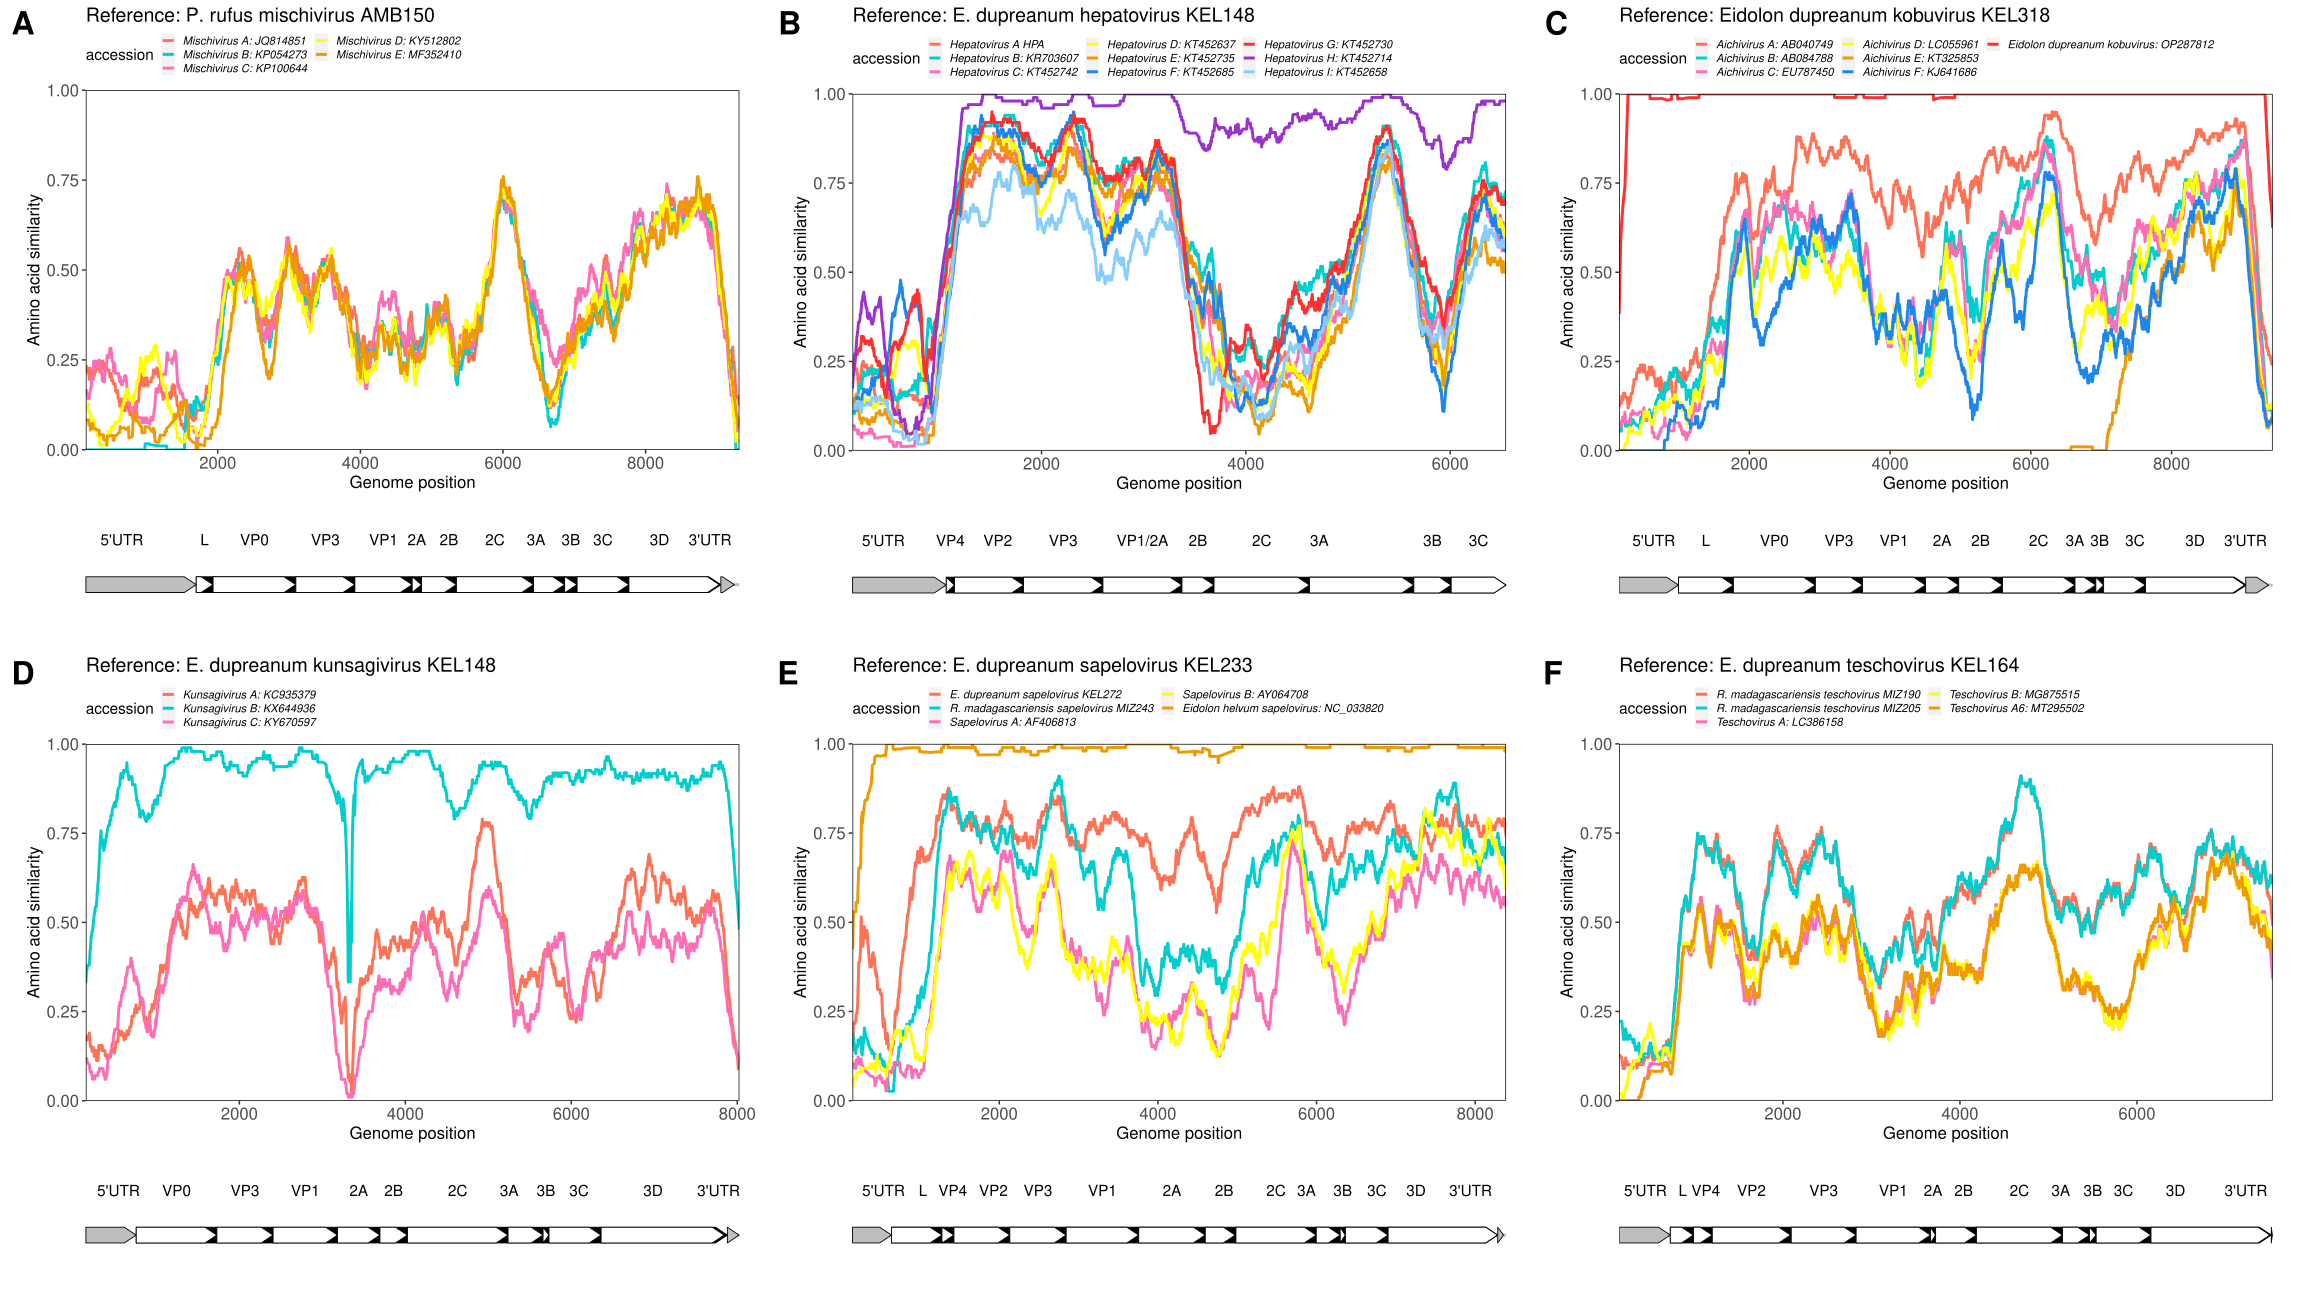

R code for this plot:
rm(list=ls())

library(ggplot2)
library(gggenes)
library(cowplot)
library(gridExtra)
library(grid)
library(plyr)
library(dplyr)
library(reshape2)
library(cowplot)
library(patchwork)
library(ggplotify)


#This is to make a figure of the representative PySimPlots with their matching genome plots

##First make the genome plots
homewd="/Users/gwenddolenkettenburg/Desktop/developer/mada-bat-picornavirus/genome_annotation_and_characterization/"
setwd("~/Desktop/developer/mada-bat-picornavirus/genome_annotation_and_characterization/genus_gene_maps")

#Load the gene data
ictv <- read.csv("ictv_blast_genes.csv", header = T, stringsAsFactors = F)
ictv$gene<-factor(ictv$gene, levels = c("5'UTR", "L","VP4", "VP2", "VP0", "VP3",
                                        "VP1","VP1/2A", "2A", "2B", "2C", "3A", "3B",
                                        "3C", "3D", "Helicase","NS4","Vpg","Pro-Pol", "Polyprotein", "Putative polyprotein", "Putative minor structural protein", "Non-structural polyprotein",
                                        "Hypothetical protein", "Similar to structural polyprotein", "Structural polyprotein",
                                        "Similar to putative polyprotein", "Similar to polyprotein","3'UTR"))
#Load the peptide files
ictv_pep <- read.csv("ictv_blast_peptides.csv", header = T, stringsAsFactors = F)
ictv_pep$gene<-factor(ictv_pep$gene, levels = c("5'UTR", "L","VP4", "VP2", "VP0", "VP3",
                                                "VP1","VP1/2A", "2A", "2B", "2C", "3A", "3B",
                                                "3C", "3D", "Helicase","NS4","Vpg","Pro-Pol", "Polyprotein", "Putative polyprotein", "Putative minor structural protein", "Non-structural polyprotein",
                                                "Hypothetical protein", "Similar to structural polyprotein", "Structural polyprotein",
                                                "Similar to putative polyprotein", "Similar to polyprotein","3'UTR"))
#Load the feature file in case its needed
ictv_feat <- read.csv("ictv_blast_features.csv", header = T, stringsAsFactors = F)
ictv_feat$gene<-factor(ictv_feat$gene, levels = c("5'UTR", "L","VP4", "VP2", "VP0", "VP3",
                                                  "VP1","VP1/2A", "2A", "2B", "2C", "3A", "3B",
                                                  "3C", "3D", "Helicase","NS4","Vpg","Pro-Pol", "Polyprotein", "Putative polyprotein", "Putative minor structural protein", "Non-structural polyprotein",
                                                  "Hypothetical protein", "Similar to structural polyprotein", "Structural polyprotein",
                                                  "Similar to putative polyprotein", "Similar to polyprotein","3'UTR"))

#Pick colors for genes
# colz=c("5'UTR"="gold", "L"="royalblue","VP4"="paleturquoise3", "VP2"="skyblue1", "VP0"="royalblue4", "VP3"="steelblue1",
#        "VP1"="cadetblue1", "VP1/2A"="cadetblue1", "2A"="orange1", "2B"="sienna2", "2C"="darkorange1", "3A"="palevioletred1", "3B"="plum",
#        "3C"="rosybrown1", "3D"="pink2", "Helicase"="darkseagreen1","NS4"="darkolivegreen1","Vpg"="seagreen1","Pro-Pol"="palegreen2",
#        "Polyprotein"="azure3","Putative polyprotein"="mediumorchid1", "Non-structural polyprotein"="mediumorchid4",
#        "Putative minor structural protein" ="slateblue3", "Structural polyprotein"="lightgoldenrod1",
#        "Hypothetical protein"="darkslategrey", "Similar to structural polyprotein"="mediumpurple1", "Similar to putative polyprotein"="mediumpurple3",
#        "Similar to polyprotein"="mediumpurple4","3'UTR"="yellow")

colz=c("5'UTR"="grey", "L"="white","VP4"="white", "VP2"="white", "VP0"="white", "VP3"="white",
       "VP1"="white", "VP1/2A"="white", "2A"="white", "2B"="white", "2C"="white", "3A"="white", "3B"="white",
       "3C"="white", "3D"="white", "Helicase"="white","NS4"="white","Vpg"="white","Pro-Pol"="white",
       "Polyprotein"="black","Putative polyprotein"="black", "Non-structural polyprotein"="black",
       "Putative minor structural protein" ="white", "Structural polyprotein"="black",
       "Hypothetical protein"="white", "Similar to structural polyprotein"="black", "Similar to putative polyprotein"="black",
       "Similar to polyprotein"="black","3'UTR"="grey")


#Plot ICTV and BLAST together plots

#Subset ICTV data by virus
ictv_batpicornavirus<-subset(ictv,molecule=="Bat picornavirus")
ictv_hepatovirus<-subset(ictv,molecule=="Hepatovirus")
ictv_kobuvirus<-subset(ictv,molecule=="Kobuvirus")
ictv_kunsagivirus<-subset(ictv,molecule=="Kunsagivirus")
ictv_mischivirus<-subset(ictv,molecule=="Mischivirus")
ictv_sapovirus<-subset(ictv,molecule=="Sapovirus")
ictv_sapovirus_full<-subset(ictv_sapovirus,type=="full")
ictv_sapovirus_partial<-subset(ictv_sapovirus,type=="partial")
ictv_sapelovirus<-subset(ictv,molecule=="Sapelovirus")
ictv_sapelovirus_full<-subset(ictv_sapelovirus,type=="full")
ictv_sapelovirus_partial<-subset(ictv_sapelovirus,type=="partial")
ictv_teschovirus<-subset(ictv,molecule=="Teschovirus")

ictv_batpicornavirus_pep<-subset(ictv_pep,molecule=="Bat picornavirus")
ictv_hepatovirus_pep<-subset(ictv_pep, molecule=="Hepatovirus")
ictv_kobuvirus_pep<-subset(ictv_pep,molecule=="Kobuvirus")
ictv_kunsagivirus_pep<-subset(ictv_pep,molecule=="Kunsagivirus")
ictv_mischivirus_pep<-subset(ictv_pep,molecule=="Mischivirus")
ictv_sapovirus_pep<-subset(ictv_pep, molecule=="Sapovirus")
ictv_sapovirus_full_pep<-subset(ictv_sapovirus_pep,type=="full")
ictv_sapovirus_partial_pep<-subset(ictv_sapovirus_pep,type=="partial")
ictv_sapelovirus_pep<-subset(ictv_pep,molecule=="Sapelovirus")
ictv_sapelovirus_pep_full<-subset(ictv_sapelovirus_pep,type=="full")
ictv_sapelovirus_pep_partial<-subset(ictv_sapelovirus_pep,type=="partial")
ictv_teschovirus_pep<-subset(ictv_pep,molecule=="Teschovirus")

ictv_batpicornavirus_feat<-subset(ictv_feat,molecule=="Bat picornavirus")
ictv_hepatovirus_feat<-subset(ictv_feat,molecule=="Hepatovirus")
ictv_kobuvirus_feat<-subset(ictv_feat,molecule=="Kobuvirus")
ictv_kunsagivirus_feat<-subset(ictv_feat,molecule=="Kunsagivirus")
ictv_mischivirus_feat<-subset(ictv_feat,molecule=="Mischivirus")
ictv_sapovirus_feat<-subset(ictv_feat,molecule=="Sapovirus")
ictv_sapovirus_full_feat<-subset(ictv_sapovirus_feat,type=="full")
ictv_sapovirus_partial_feat<-subset(ictv_sapovirus_feat,type=="partial")
ictv_sapelovirus_feat<-subset(ictv_feat,molecule=="Sapelovirus")
ictv_sapelovirus_full_feat<-subset(ictv_sapelovirus_feat,type=="full")
ictv_sapelovirus_feat_partial<-subset(ictv_sapelovirus_feat,type=="partial")
ictv_teschovirus_feat<-subset(ictv_feat,molecule=="Teschovirus")


ictv_hepato<-ggplot(ictv_hepatovirus, aes(xmin = start, xmax = end, y = molecule, fill=gene)) +
  geom_gene_arrow(arrowhead_width = grid::unit(3, "mm"),
                  arrowhead_height = grid::unit(4, "mm"),
                  arrow_body_height = grid::unit(4, "mm")) +
  # geom_feature(data=ictv_hepatovirus_feat, aes(x=mid, y=molecule),
  #              feature_height = grid::unit(6,"mm"))+
  # geom_feature_label(data=ictv_hepatovirus_feat, aes(x=mid, y=molecule, label=gene),
  #                    feature_height = grid::unit(6,"mm"),
  #                    label_height = grid::unit(6,"mm"))+
  geom_subgene_arrow(data = ictv_hepatovirus_pep, mapping=aes(xmin = from, xmax = to, y = molecule, fill=gene,
                                                                  xsubmin=from, xsubmax=to), color="black",
                     arrowhead_width = grid::unit(3, "mm"),
                     arrowhead_height = grid::unit(4, "mm"),
                     arrow_body_height = grid::unit(4, "mm"))+
  geom_text(data=ictv_hepatovirus_feat,mapping=aes(x = mid, y = 1.5, label = gene), size=4) +
  scale_fill_manual(values=colz)+
  theme_genes()+
  scale_x_continuous(limits=c(0,6300),expand=c(0,0))+
  theme(legend.position = "none")+
  theme(plot.margin = unit(c(0,0,0,0), "cm"),
        axis.text.y = element_blank(),
        axis.ticks.x=element_blank(),
        axis.text.x = element_blank(),
        axis.title.x = element_blank(),
        axis.line.x = element_blank())+
  xlab("Genome position") + ylab("")
ictv_hepato


ictv_kobu<-ggplot(ictv_kobuvirus, aes(xmin = start, xmax = end, y = molecule, fill=gene)) +
  geom_gene_arrow(arrowhead_width = grid::unit(3, "mm"),
                  arrowhead_height = grid::unit(4, "mm"),
                  arrow_body_height = grid::unit(4, "mm")) +
  # geom_feature(data=ictv_kobuvirus_feat, aes(x=mid, y=molecule),
  #              feature_height = grid::unit(6,"mm"))+
  # geom_feature_label(data=ictv_kobuvirus_feat, aes(x=mid, y=molecule, label=gene),
  #                    feature_height = grid::unit(6,"mm"),
  #                    label_height = grid::unit(6,"mm"))+
  geom_subgene_arrow(data = ictv_kobuvirus_pep, mapping=aes(xmin = from, xmax = to, y = molecule, fill=gene,
                                                            xsubmin=from, xsubmax=to), color="black",
                     arrowhead_width = grid::unit(3, "mm"),
                     arrowhead_height = grid::unit(4, "mm"),
                     arrow_body_height = grid::unit(4, "mm"))+
  geom_text(data=ictv_kobuvirus_feat,mapping=aes(x = mid, y = 1.5, label = gene), size=4) +
  scale_fill_manual(values=colz)+
  theme_genes()+
  scale_x_continuous(limits=c(0,9377),expand=c(0,0))+
  theme(legend.position = "none")+
  theme(plot.margin = unit(c(0,0,0,0), "cm"),
        axis.text.y = element_blank(),
        axis.ticks.x=element_blank(),
        axis.text.x = element_blank(),
        axis.title.x = element_blank(),
        axis.line.x = element_blank())+
  xlab("Genome position") + ylab("")
ictv_kobu


ictv_kun<-ggplot(ictv_kunsagivirus, aes(xmin = start, xmax = end, y = molecule, fill=gene)) +
  geom_gene_arrow(arrowhead_width = grid::unit(3, "mm"),
                  arrowhead_height = grid::unit(4, "mm"),
                  arrow_body_height = grid::unit(4, "mm")) +
  # geom_feature(data=ictv_kunsagivirus_feat, aes(x=mid, y=molecule),
  #              feature_height = grid::unit(6,"mm"))+
  # geom_feature_label(data=ictv_kunsagivirus_feat, aes(x=mid, y=molecule, label=gene),
  #                    feature_height = grid::unit(6,"mm"),
  #                    label_height = grid::unit(6,"mm"))+
  geom_subgene_arrow(data = ictv_kunsagivirus_pep, mapping=aes(xmin = from, xmax = to, y = molecule, fill=gene,
                                                              xsubmin=from, xsubmax=to), color="black",
                     arrowhead_width = grid::unit(3, "mm"),
                     arrowhead_height = grid::unit(4, "mm"),
                     arrow_body_height = grid::unit(4, "mm"))+
  geom_text(data=ictv_kunsagivirus_feat,mapping=aes(x = mid, y = 1.5, label = gene), size=4) +
  scale_fill_manual(values=colz)+
  theme_genes()+
  scale_x_continuous(limits=c(0,7950),expand=c(0,0))+
  theme(legend.position = "none")+
  theme(plot.margin = unit(c(0,0,0,0), "cm"),
        axis.text.y = element_blank(),
        axis.ticks.x=element_blank(),
        axis.text.x = element_blank(),
        axis.title.x = element_blank(),
        axis.line.x = element_blank())+
  xlab("Genome position") + ylab("")
ictv_kun


ictv_mischi<-ggplot(ictv_mischivirus, aes(xmin = start, xmax = end, y = molecule, fill=gene)) +
  geom_gene_arrow(arrowhead_width = grid::unit(3, "mm"),
                  arrowhead_height = grid::unit(4, "mm"),
                  arrow_body_height = grid::unit(4, "mm")) +
  # geom_feature(data=ictv_mischivirus_feat, aes(x=mid, y=molecule),
  #              feature_height = grid::unit(6,"mm"))+
  # geom_feature_label(data=ictv_mischivirus_feat, aes(x=mid, y=molecule, label=gene),
  #                    feature_height = grid::unit(6,"mm"),
  #                    label_height = grid::unit(6,"mm"))+
  geom_subgene_arrow(data = ictv_mischivirus_pep, mapping=aes(xmin = from, xmax = to, y = molecule, fill=gene,
                                                              xsubmin=from, xsubmax=to), color="black",
                     arrowhead_width = grid::unit(3, "mm"),
                     arrowhead_height = grid::unit(4, "mm"),
                     arrow_body_height = grid::unit(4, "mm"))+
  geom_text(data=ictv_mischivirus_feat,mapping=aes(x = mid, y = 1.5, label = gene), size=4) +
  scale_fill_manual(values=colz)+
  theme_genes()+
  scale_x_continuous(limits=c(0,9000),expand=c(0,0))+
  theme(legend.position = "none")+
  theme(plot.margin = unit(c(0,0,0,0), "cm"),
        axis.text.y = element_blank(),
        axis.ticks.x=element_blank(),
        axis.text.x = element_blank(),
        axis.title.x = element_blank(),
        axis.line.x = element_blank())+
  xlab("Genome position") + ylab("")
ictv_mischi


ictv_sapelo_full<-ggplot(ictv_sapelovirus_full, aes(xmin = start, xmax = end, y = molecule, fill=gene)) +
  geom_gene_arrow(arrowhead_width = grid::unit(3, "mm"),
                  arrowhead_height = grid::unit(4, "mm"),
                  arrow_body_height = grid::unit(4, "mm")) +
  # geom_feature(data=ictv_sapelovirus_feat, aes(x=mid, y=molecule),
  #              feature_height = grid::unit(6,"mm"))+
  # geom_feature_label(data=ictv_sapelovirus_feat, aes(x=mid, y=molecule, label=gene),
  #                    feature_height = grid::unit(6,"mm"),
  #                    label_height = grid::unit(6,"mm"))+
  geom_subgene_arrow(data = ictv_sapelovirus_pep_full, mapping=aes(xmin = from, xmax = to, y = molecule, fill=gene,
                                                                   xsubmin=from, xsubmax=to), color="black",
                     arrowhead_width = grid::unit(3, "mm"),
                     arrowhead_height = grid::unit(4, "mm"),
                     arrow_body_height = grid::unit(4, "mm"))+
  geom_text(data=ictv_sapelovirus_full_feat,mapping=aes(x = mid, y = 1.5, label = gene), size=4) +
  scale_fill_manual(values=colz)+
  theme_genes()+
  scale_x_continuous(limits=c(0,8350),expand=c(0,0))+
  theme(legend.position = "none")+
  theme(plot.margin = unit(c(0,0,0,0), "cm"),
        axis.text.y = element_blank(),
        axis.ticks.x=element_blank(),
        axis.text.x = element_blank(),
        axis.title.x = element_blank(),
        axis.line.x = element_blank())+
  xlab("Genome position") + ylab("")
ictv_sapelo_full


ictv_tescho<-ggplot(ictv_teschovirus, aes(xmin = start, xmax = end, y = molecule, fill=gene)) +
  geom_gene_arrow(arrowhead_width = grid::unit(3, "mm"),
                  arrowhead_height = grid::unit(4, "mm"),
                  arrow_body_height = grid::unit(4, "mm")) +
  # geom_feature(data=ictv_teschovirus_feat, aes(x=mid, y=molecule),
  #              feature_height = grid::unit(6,"mm"))+
  # geom_feature_label(data=ictv_teschovirus_feat, aes(x=mid, y=molecule, label=gene),
  #                    feature_height = grid::unit(6,"mm"),
  #                    label_height = grid::unit(6,"mm"))+
  geom_subgene_arrow(data = ictv_teschovirus_pep, mapping=aes(xmin = from, xmax = to, y = molecule, fill=gene,
                                                              xsubmin=from, xsubmax=to), color="black",
                     arrowhead_width = grid::unit(3, "mm"),
                     arrowhead_height = grid::unit(4, "mm"),
                     arrow_body_height = grid::unit(4, "mm"))+
  geom_text(data=ictv_teschovirus_feat,mapping=aes(x = mid, y = 1.5, label = gene), size=4) +
  scale_fill_manual(values=colz)+
  theme_genes()+
  scale_x_continuous(limits=c(0,7400),expand=c(0,0))+
  theme(legend.position = "none")+
  theme(plot.margin = unit(c(0,0,0,0), "cm"),
        axis.text.y = element_blank(),
        axis.ticks.x=element_blank(),
        axis.text.x = element_blank(),
        axis.title.x = element_blank(),
        axis.line.x = element_blank())+
  xlab("Genome position") + ylab("")
ictv_tescho





##Now get the plots for the PySimPlot, just the ICTV_BLAST ones, there will be a separate PDF file with the table of African bat picorna similarities
setwd("~/Desktop/developer/mada-bat-picornavirus/PySimPlot/ICTV_BLAST_pysimplot")

colzpalette<-c("coral1","cyan3","hotpink1","yellow","orange2","dodgerblue2","firebrick1","darkorchid3","skyblue1")


#Hepatovirus
hepato_ictv_aa_partial <- read.csv(file = "hepato_ictv_aa_partial_alignment.csv", header = T, stringsAsFactors = F) #animo acid
head(hepato_ictv_aa_partial)

#move to long
long.sim_aa <- melt(hepato_ictv_aa_partial, id.vars = c("pointer"), measure.vars = c("HPA","KR703607","KT452637","KT452658",
                                                                                     "KT452685","KT452714","KT452730", "KT452735",
                                                                                     "KT452742"))
unique(long.sim_aa$variable)

long.sim_aa$variable <- as.character(long.sim_aa$variable)

names(long.sim_aa)[names(long.sim_aa)=="variable"] <- "accession"

long.sim_aa$accession[long.sim_aa$accession == "HPA"] <- "Hepatovirus A HPA"
long.sim_aa$accession[long.sim_aa$accession == "KR703607"] <- "Hepatovirus B: KR703607"
long.sim_aa$accession[long.sim_aa$accession == "KT452637"] <- "Hepatovirus D: KT452637"
long.sim_aa$accession[long.sim_aa$accession == "KT452658"] <- "Hepatovirus I: KT452658"
long.sim_aa$accession[long.sim_aa$accession == "KT452685"] <- "Hepatovirus F: KT452685"
long.sim_aa$accession[long.sim_aa$accession == "KT452714"] <- "Hepatovirus H: KT452714"
long.sim_aa$accession[long.sim_aa$accession == "KT452730"] <- "Hepatovirus G: KT452730"
long.sim_aa$accession[long.sim_aa$accession == "KT452735"] <- "Hepatovirus E: KT452735"
long.sim_aa$accession[long.sim_aa$accession == "KT452742"] <- "Hepatovirus C: KT452742"


long.sim_aa$accession <- factor(long.sim_aa$accession, levels = c("Hepatovirus A HPA", "Hepatovirus B: KR703607",
                                                                  "Hepatovirus C: KT452742","Hepatovirus D: KT452637",
                                                                  "Hepatovirus E: KT452735","Hepatovirus F: KT452685",
                                                                  "Hepatovirus G: KT452730", "Hepatovirus H: KT452714",
                                                                  "Hepatovirus I: KT452658"))
long.sim_aa$value[long.sim_aa$value<0] <- 0
long.sim_aa$value <- long.sim_aa$value/100

## Amino acid
title<-expression(paste("Reference: E. dupreanum hepatovirus KEL148"))

hepatovirus_ictv_aa <- ggplot(long.sim_aa) + geom_line(aes(x=pointer, y=value, color=accession), size=1) +
  theme(panel.background = element_rect("white"),
        panel.border = element_rect(linetype = "solid", fill=NA)) + ylab("Amino acid similarity")+xlab("Genome position")+
  theme(panel.grid = element_blank(), strip.text = element_text(face="italic", size=12),
        strip.background = element_rect(fill="white"), 
        legend.position="top", legend.direction = "horizontal",legend.margin=margin(),
        legend.justification = "left",
        legend.text = element_text(face="italic", size = 8),
        #legend.title = element_text(face="italic", size = 8),
        legend.key.height= unit(3.5, 'mm'),
        legend.key.width= unit(3.5, 'mm'),
        legend.background =element_rect(fill = alpha("white", 0)),
        axis.text = element_text(size=12), axis.title = element_text(size=12),
        plot.margin = unit(c(0,0.5,1,0.5), "cm"),
        plot.title = element_text(size = 14, face = "bold")) +
  guides(colour = guide_legend(nrow = 3))+
  scale_color_manual(values=colzpalette) + 
  #scale_fill_distiller()+
  ggtitle(title)+
  scale_x_continuous(breaks=c(0,2000/3.055,4000/3.055,6000/3.055),
                     labels = c(0,2000, 4000,6000),expand=c(0,0))+
  #scale_x_continuous(expand=c(0,0))+
  scale_y_continuous(limits=c(0,1), expand=c(0,0))

hepatovirus_ictv_aa


#put gene map with PySimPlot
hep_ictv_aa<-hepatovirus_ictv_aa/ictv_hepato+plot_layout(nrow=2,  heights = c(1, 0.3))
hep_ictv_aa

hep_ictv_aa<-as.ggplot(hep_ictv_aa)
hep_ictv_aa



#kobuvirus
kobuvirus_aa_ictv <- read.csv(file = "kobu_ictv_aa_full_alignment.csv", header = T, stringsAsFactors = F) #Amino acid
head(kobuvirus_aa_ictv)

#move to long
long.sim_aa <- melt(kobuvirus_aa_ictv, id.vars = c("pointer"), measure.vars = c("AB040749","AB084788",
                                                                                "EU787450","KJ641686",
                                                                                "KT325853","LC055961",
                                                                                "OP287812"))
unique(long.sim_aa$variable)

long.sim_aa$variable <- as.character(long.sim_aa$variable)

names(long.sim_aa)[names(long.sim_aa)=="variable"] <- "accession"

long.sim_aa$accession[long.sim_aa$accession == "AB040749"] <- "Aichivirus A: AB040749"
long.sim_aa$accession[long.sim_aa$accession == "AB084788"] <- "Aichivirus B: AB084788"
long.sim_aa$accession[long.sim_aa$accession == "EU787450"] <- "Aichivirus C: EU787450"
long.sim_aa$accession[long.sim_aa$accession == "KJ641686"] <- "Aichivirus F: KJ641686"
long.sim_aa$accession[long.sim_aa$accession == "KT325853"] <- "Aichivirus E: KT325853"
long.sim_aa$accession[long.sim_aa$accession == "LC055961"] <- "Aichivirus D: LC055961"
long.sim_aa$accession[long.sim_aa$accession == "OP287812"] <- "Eidolon dupreanum kobuvirus: OP287812"

long.sim_aa$accession <- factor(long.sim_aa$accession, levels = c("Aichivirus A: AB040749", "Aichivirus B: AB084788",
                                                                  "Aichivirus C: EU787450","Aichivirus D: LC055961",
                                                                  "Aichivirus E: KT325853","Aichivirus F: KJ641686",
                                                                  "Eidolon dupreanum kobuvirus: OP287812"))
#and plot
long.sim_aa$value[long.sim_aa$value<0] <- 0
long.sim_aa$value <- long.sim_aa$value/100

## Amino acid
title<-expression(paste("Reference: Eidolon dupreanum kobuvirus KEL318"))

kobuvirus_ictv_aa <- ggplot(long.sim_aa) + geom_line(aes(x=pointer, y=value, color=accession), size=1) +
  theme(panel.background = element_rect("white"),
        panel.border = element_rect(linetype = "solid", fill=NA)) + ylab("Amino acid similarity")+xlab("Genome position")+
  theme(panel.grid = element_blank(), strip.text = element_text(face="italic", size=12),
        strip.background = element_rect(fill="white"), 
        legend.position="top", legend.direction = "horizontal",legend.margin=margin(),
        legend.justification = "left",
        legend.text = element_text(face="italic", size = 8),
        # legend.title = element_text(face="italic", size = 8),
        legend.key.height= unit(3.5, 'mm'),
        legend.key.width= unit(3.5, 'mm'),
        legend.background =element_rect(fill = alpha("white", 0)),
        axis.text = element_text(size=12), axis.title = element_text(size=12),
        plot.margin = unit(c(0,0.5,1,0.5), "cm"),
        plot.title = element_text(size = 14, face = "bold")) +
  guides(colour = guide_legend(nrow = 3))+
  scale_color_manual(values=colzpalette) + 
  #scale_fill_distiller()+
  ggtitle(title)+
  scale_x_continuous(breaks=c(0,2000/3.055,4000/3.055,6000/3.055,8000/3.055),
                     labels = c(0,2000, 4000,6000,8000),expand=c(0,0))+
  #scale_x_continuous(expand=c(0,0))+
  scale_y_continuous(limits=c(0,1), expand=c(0,0))

kobuvirus_ictv_aa

#put gene map with PySimPlot
kobu_ictv_aa<-kobuvirus_ictv_aa/ictv_kobu+plot_layout(nrow=2,  heights = c(1, 0.3))
kobu_ictv_aa

kobu_ictv_aa<-as.ggplot(kobu_ictv_aa)
kobu_ictv_aa


#kunsagivirus
kunsagivirus_aa_ictv <- read.csv(file = "kun_ictv_aa_full_alignment.csv", header = T, stringsAsFactors = F) #Amino acid
head(kunsagivirus_aa_ictv)

#move to long
long.sim_aa <- melt(kunsagivirus_aa_ictv, id.vars = c("pointer"), measure.vars = c("KC935379","KX644936",
                                                                                   "KY670597"))
unique(long.sim_aa$variable)

long.sim_aa$variable <- as.character(long.sim_aa$variable)

names(long.sim_aa)[names(long.sim_aa)=="variable"] <- "accession"

long.sim_aa$accession[long.sim_aa$accession == "KC935379"] <- "Kunsagivirus A: KC935379"
long.sim_aa$accession[long.sim_aa$accession == "KX644936"] <- "Kunsagivirus B: KX644936"
long.sim_aa$accession[long.sim_aa$accession == "KY670597"] <- "Kunsagivirus C: KY670597"

long.sim_aa$accession <- factor(long.sim_aa$accession, levels = c("Kunsagivirus A: KC935379", "Kunsagivirus B: KX644936",
                                                                  "Kunsagivirus C: KY670597"))
#and plot
long.sim_aa$value[long.sim_aa$value<0] <- 0
long.sim_aa$value <- long.sim_aa$value/100

## Amino acid
title<-expression(paste("Reference: E. dupreanum kunsagivirus KEL148"))

kunsagivirus_ictv_aa <- ggplot(long.sim_aa) + geom_line(aes(x=pointer, y=value, color=accession), size=1) +
  theme(panel.background = element_rect("white"),
        panel.border = element_rect(linetype = "solid", fill=NA)) + ylab("Amino acid similarity")+xlab("Genome position")+
  theme(panel.grid = element_blank(), strip.text = element_text(face="italic", size=12),
        strip.background = element_rect(fill="white"), 
        legend.position="top", legend.direction = "horizontal",legend.margin=margin(),
        legend.justification = "left",
        legend.text = element_text(face="italic", size = 8),
        # legend.title = element_text(face="italic", size = 8),
        legend.key.height= unit(3.5, 'mm'),
        legend.key.width= unit(3.5, 'mm'),
        legend.background =element_rect(fill = alpha("white", 0)),
        axis.text = element_text(size=12), axis.title = element_text(size=12),
        plot.margin = unit(c(0,0.5,1,0.5), "cm"),
        plot.title = element_text(size = 14, face = "bold")) +
  guides(colour = guide_legend(nrow = 3))+
  scale_color_manual(values=colzpalette) + 
  #scale_fill_distiller()+
  ggtitle(title)+
  scale_x_continuous(breaks=c(0,2000/3.055,4000/3.055,6000/3.055,8000/3.055),
                     labels = c(0,2000, 4000,6000,8000),expand=c(0,0))+
  #scale_x_continuous(expand=c(0,0))+
  scale_y_continuous(limits=c(0,1), expand=c(0,0))

kunsagivirus_ictv_aa

#put gene map with PySimPlot
kun_ictv_aa<-kunsagivirus_ictv_aa/ictv_kun+plot_layout(nrow=2,  heights = c(1, 0.3))
kun_ictv_aa

kun_ictv_aa<-as.ggplot(kun_ictv_aa)
kun_ictv_aa


#Mischivirus
mischivirus_aa_ictv <- read.csv(file = "mischi_ictv_aa_full_alignment.csv", header = T, stringsAsFactors = F) #Amino acid
head(mischivirus_aa_ictv)

#move to long
long.sim_aa <- melt(mischivirus_aa_ictv, id.vars = c("pointer"), measure.vars = c("JQ814851","KP054273",
                                                                                  "KP100644","KY512802",
                                                                                  "MF352410"))
unique(long.sim_aa$variable)

long.sim_aa$variable <- as.character(long.sim_aa$variable)

names(long.sim_aa)[names(long.sim_aa)=="variable"] <- "accession"

long.sim_aa$accession[long.sim_aa$accession == "JQ814851"] <- "Mischivirus A: JQ814851"
long.sim_aa$accession[long.sim_aa$accession == "KP054273"] <- "Mischivirus B: KP054273"
long.sim_aa$accession[long.sim_aa$accession == "KP100644"] <- "Mischivirus C: KP100644"
long.sim_aa$accession[long.sim_aa$accession == "KY512802"] <- "Mischivirus D: KY512802"
long.sim_aa$accession[long.sim_aa$accession == "MF352410"] <- "Mischivirus E: MF352410"

long.sim_aa$accession <- factor(long.sim_aa$accession, levels = c("Mischivirus A: JQ814851", "Mischivirus B: KP054273",
                                                                  "Mischivirus C: KP100644", "Mischivirus D: KY512802",
                                                                  "Mischivirus E: MF352410"))
#and plot
long.sim_aa$value[long.sim_aa$value<0] <- 0
long.sim_aa$value <- long.sim_aa$value/100

## Amino acid
title<-expression(paste("Reference: P. rufus mischivirus AMB150"))

mischivirus_ictv_aa <- ggplot(long.sim_aa) + geom_line(aes(x=pointer, y=value, color=accession), size=1) +
  theme(panel.background = element_rect("white"),
        panel.border = element_rect(linetype = "solid", fill=NA)) + ylab("Amino acid similarity")+xlab("Genome position")+
  theme(panel.grid = element_blank(), strip.text = element_text(face="italic", size=12),
        strip.background = element_rect(fill="white"), 
        legend.position="top", legend.direction = "horizontal",legend.margin=margin(),
        legend.justification = "left",
        legend.text = element_text(face="italic", size = 8),
        #legend.title = element_text(face="italic", size = 8),
        legend.key.height= unit(3.5, 'mm'),
        legend.key.width= unit(3.5, 'mm'),
        legend.background =element_rect(fill = alpha("white", 0)),
        axis.text = element_text(size=12), axis.title = element_text(size=12),
        plot.margin = unit(c(0,0.5,1,0.5), "cm"),
        plot.title = element_text(size = 14, face = "bold")) +
  guides(colour = guide_legend(nrow = 3))+
  scale_color_manual(values=colzpalette) + 
  #scale_fill_distiller()+
  ggtitle(title)+
  scale_x_continuous(breaks=c(0,2000/3.055,4000/3.055,6000/3.055,8000/3.055),
                     labels = c(0,2000, 4000,6000,8000),expand=c(0,0))+
  #scale_x_continuous(expand=c(0,0))+
  scale_y_continuous(limits=c(0,1), expand=c(0,0))

mischivirus_ictv_aa

#put gene map with PySimPlot
mischi_ictv_aa<-mischivirus_ictv_aa/ictv_mischi+plot_layout(nrow=2,  heights = c(1, 0.3))
mischi_ictv_aa

mischi_ictv_aa<-as.ggplot(mischi_ictv_aa)
mischi_ictv_aa



#Sapelovirus full
sapelovirus_full_aa_ictv <- read.csv(file = "sapelo_ictv_aa_full_alignment.csv", header = T, stringsAsFactors = F) #Amino acid
head(sapelovirus_full_aa_ictv)

#move to long
long.sim_aa <- melt(sapelovirus_full_aa_ictv, id.vars = c("pointer"), measure.vars = c("OQ818321","OQ818329","AF406813","AY064708",
                                                                                       "NC_033820"))

unique(long.sim_aa$variable)

long.sim_aa$variable <- as.character(long.sim_aa$variable)

names(long.sim_aa)[names(long.sim_aa)=="variable"] <- "accession"

long.sim_aa$accession[long.sim_aa$accession == "OQ818321"] <- "E. dupreanum sapelovirus KEL272"
long.sim_aa$accession[long.sim_aa$accession == "OQ818329"] <- "R. madagascariensis sapelovirus MIZ243"
long.sim_aa$accession[long.sim_aa$accession == "AF406813"] <- "Sapelovirus A: AF406813"
long.sim_aa$accession[long.sim_aa$accession == "AY064708"] <- "Sapelovirus B: AY064708"
long.sim_aa$accession[long.sim_aa$accession == "NC_033820"] <- "Eidolon helvum sapelovirus: NC_033820"

long.sim_aa$accession <- factor(long.sim_aa$accession, levels = c("E. dupreanum sapelovirus KEL272",
                                                                  "R. madagascariensis sapelovirus MIZ243",
                                                                  "Sapelovirus A: AF406813","Sapelovirus B: AY064708",
                                                                  "Eidolon helvum sapelovirus: NC_033820"))
#and plot
long.sim_aa$value[long.sim_aa$value<0] <- 0
long.sim_aa$value <- long.sim_aa$value/100

## Amino acid
title<-expression(paste("Reference: E. dupreanum sapelovirus KEL233"))

sapelovirus_full_ictv_aa <- ggplot(long.sim_aa) + geom_line(aes(x=pointer, y=value, color=accession), size=1) +
  theme(panel.background = element_rect("white"),
        panel.border = element_rect(linetype = "solid", fill=NA)) + ylab("Amino acid similarity")+xlab("Genome position")+
  theme(panel.grid = element_blank(), strip.text = element_text(face="italic", size=12),
        strip.background = element_rect(fill="white"), 
        legend.position="top", legend.direction = "horizontal",legend.margin=margin(),
        legend.justification = "left",
        legend.text = element_text(face="italic", size = 8),
        #legend.title = element_text(face="italic", size = 8),
        legend.key.height= unit(3.5, 'mm'),
        legend.key.width= unit(3.5, 'mm'),
        legend.background =element_rect(fill = alpha("white", 0)),
        axis.text = element_text(size=12), axis.title = element_text(size=12),
        plot.margin = unit(c(0,0.5,1,0.5), "cm"),
        plot.title = element_text(size = 14, face = "bold")) +
  guides(colour = guide_legend(nrow = 3))+
  scale_color_manual(values=colzpalette) + 
  #scale_fill_distiller()+
  ggtitle(title)+
  scale_x_continuous(breaks=c(0,2000/3.055,4000/3.055,6000/3.055,8000/3.055),
                     labels = c(0,2000, 4000,6000,8000),expand=c(0,0))+
  #scale_x_continuous(expand=c(0,0))+
  scale_y_continuous(limits=c(0,1), expand=c(0,0))

sapelovirus_full_ictv_aa

#put gene map with PySimPlot
sapelo_full_ictv_aa<-sapelovirus_full_ictv_aa/ictv_sapelo_full+plot_layout(nrow=2,  heights = c(1, 0.3))
sapelo_full_ictv_aa

sapelo_full_ictv_aa<-as.ggplot(sapelo_full_ictv_aa)
sapelo_full_ictv_aa


#Teschovirus
teschovirus_aa_ictv <- read.csv(file = "tescho_ictv_aa_full_alignment.csv", header = T, stringsAsFactors = F) #Amino acid
head(teschovirus_aa_ictv)

#move to long
long.sim_aa <- melt(teschovirus_aa_ictv, id.vars = c("pointer"), measure.vars = c("OQ818323","OQ818324","LC386158","MG875515","MT295502"))

unique(long.sim_aa$variable)

long.sim_aa$variable <- as.character(long.sim_aa$variable)

names(long.sim_aa)[names(long.sim_aa)=="variable"] <- "accession"

long.sim_aa$accession[long.sim_aa$accession == "OQ818323"] <- "R. madagascariensis teschovirus MIZ190"
long.sim_aa$accession[long.sim_aa$accession == "OQ818324"] <- "R. madagascariensis teschovirus MIZ205"
long.sim_aa$accession[long.sim_aa$accession == "LC386158"] <- "Teschovirus A: LC386158"
long.sim_aa$accession[long.sim_aa$accession == "MG875515"] <- "Teschovirus B: MG875515"
long.sim_aa$accession[long.sim_aa$accession == "MT295502"] <- "Teschovirus A6: MT295502"

long.sim_aa$accession <- factor(long.sim_aa$accession, levels = c("R. madagascariensis teschovirus MIZ190",
                                                                  "R. madagascariensis teschovirus MIZ205",
                                                                  "Teschovirus A: LC386158",
                                                                  "Teschovirus B: MG875515",
                                                                  "Teschovirus A6: MT295502"))
#and plot
long.sim_aa$value[long.sim_aa$value<0] <- 0
long.sim_aa$value <- long.sim_aa$value/100

## Amino acid
title<-expression(paste("Reference: E. dupreanum teschovirus KEL164"))

teschovirus_ictv_aa <- ggplot(long.sim_aa) + geom_line(aes(x=pointer, y=value, color=accession), size=1) +
  theme(panel.background = element_rect("white"),
        panel.border = element_rect(linetype = "solid", fill=NA)) + ylab("Amino acid similarity")+xlab("Genome position")+
  theme(panel.grid = element_blank(), strip.text = element_text(face="italic", size=12),
        strip.background = element_rect(fill="white"), 
        legend.position="top", legend.direction = "horizontal",legend.margin=margin(),
        legend.justification = "left",
        legend.text = element_text(face="italic", size = 8),
        #legend.title = element_text(face="italic", size = 8),
        legend.key.height= unit(3.5, 'mm'),
        legend.key.width= unit(3.5, 'mm'),
        legend.background =element_rect(fill = alpha("white", 0)),
        axis.text = element_text(size=12), axis.title = element_text(size=12),
        plot.margin = unit(c(0,0.5,1,0.5), "cm"),
        plot.title = element_text(size = 14, face = "bold")) +
  guides(colour = guide_legend(nrow = 3))+
  scale_color_manual(values=colzpalette) + 
  #scale_fill_distiller()+
  ggtitle(title)+
  scale_x_continuous(breaks=c(0,2000/3.055,4000/3.055,6000/3.055,8000/3.055),
                     labels = c(0,2000, 4000,6000,8000),expand=c(0,0))+
  #scale_x_continuous(expand=c(0,0))+
  scale_y_continuous(limits=c(0,1), expand=c(0,0))

teschovirus_ictv_aa

#put gene map with PySimPlot
tescho_ictv_aa<-teschovirus_ictv_aa/ictv_tescho+plot_layout(nrow=2,  heights = c(1, 0.3))
tescho_ictv_aa

tescho_ictv_aa<-as.ggplot(tescho_ictv_aa)
tescho_ictv_aa




##Now put the whole figure together
fig2<-plot_grid(mischi_ictv_aa,hep_ictv_aa,kobu_ictv_aa,kun_ictv_aa,
                sapelo_full_ictv_aa,tescho_ictv_aa,
                ncol=3,
                labels="AUTO", label_size = 23, align = "hv", axis="b")
fig2


#export 13x23 landscape PDF
